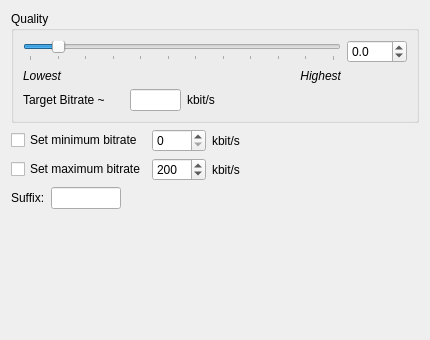
<?xml version="1.0" encoding="UTF-8"?>
<ui version="4.0">
 <class>OggEncWidgetUI</class>
 <widget class="QWidget" name="OggEncWidgetUI">
  <property name="geometry">
   <rect>
    <x>0</x>
    <y>0</y>
    <width>430</width>
    <height>340</height>
   </rect>
  </property>
  <property name="minimumSize">
   <size>
    <width>430</width>
    <height>300</height>
   </size>
  </property>
  <layout class="QGridLayout" name="gridLayout_2">
   <item row="0" column="0" colspan="4">
    <widget class="QGroupBox" name="groupBox">
     <property name="font">
      <font>
       <bold>false</bold>
      </font>
     </property>
     <property name="title">
      <string>Quality</string>
     </property>
     <layout class="QGridLayout" name="gridLayout">
      <item row="0" column="0" colspan="4">
       <widget class="QSlider" name="horizontalSlider_quality">
        <property name="minimum">
         <number>-10</number>
        </property>
        <property name="maximum">
         <number>100</number>
        </property>
        <property name="pageStep">
         <number>10</number>
        </property>
        <property name="orientation">
         <enum>Qt::Horizontal</enum>
        </property>
        <property name="tickPosition">
         <enum>QSlider::TicksBelow</enum>
        </property>
       </widget>
      </item>
      <item row="0" column="4">
       <widget class="QDoubleSpinBox" name="kdoublenuminput_quality">
        <property name="sizePolicy">
         <sizepolicy hsizetype="Fixed" vsizetype="Fixed">
          <horstretch>0</horstretch>
          <verstretch>0</verstretch>
         </sizepolicy>
        </property>
        <property name="maximumSize">
         <size>
          <width>60</width>
          <height>16777215</height>
         </size>
        </property>
        <property name="baseSize">
         <size>
          <width>0</width>
          <height>0</height>
         </size>
        </property>
        <property name="font">
         <font>
          <bold>false</bold>
         </font>
        </property>
        <property name="decimals">
         <number>1</number>
        </property>
        <property name="minimum">
         <double>-1.000000000000000</double>
        </property>
        <property name="maximum">
         <double>10.000000000000000</double>
        </property>
        <property name="singleStep">
         <double>1.000000000000000</double>
        </property>
       </widget>
      </item>
      <item row="1" column="0">
       <widget class="QLabel" name="label_lowest">
        <property name="font">
         <font>
          <italic>true</italic>
          <bold>false</bold>
         </font>
        </property>
        <property name="text">
         <string>Lowest</string>
        </property>
       </widget>
      </item>
      <item row="1" column="3">
       <widget class="QLabel" name="label_highest">
        <property name="font">
         <font>
          <italic>true</italic>
          <bold>false</bold>
         </font>
        </property>
        <property name="mouseTracking">
         <bool>true</bool>
        </property>
        <property name="text">
         <string>Highest</string>
        </property>
        <property name="alignment">
         <set>Qt::AlignRight|Qt::AlignTrailing|Qt::AlignVCenter</set>
        </property>
       </widget>
      </item>
      <item row="2" column="0">
       <widget class="QLabel" name="label_targetbitrate">
        <property name="sizePolicy">
         <sizepolicy hsizetype="Preferred" vsizetype="Preferred">
          <horstretch>0</horstretch>
          <verstretch>0</verstretch>
         </sizepolicy>
        </property>
        <property name="minimumSize">
         <size>
          <width>101</width>
          <height>0</height>
         </size>
        </property>
        <property name="maximumSize">
         <size>
          <width>101</width>
          <height>16777215</height>
         </size>
        </property>
        <property name="font">
         <font>
          <bold>false</bold>
         </font>
        </property>
        <property name="text">
         <string>Target Bitrate ~</string>
        </property>
       </widget>
      </item>
      <item row="2" column="1">
       <widget class="QLineEdit" name="lineEdit_kbps">
        <property name="enabled">
         <bool>true</bool>
        </property>
        <property name="sizePolicy">
         <sizepolicy hsizetype="Fixed" vsizetype="Fixed">
          <horstretch>0</horstretch>
          <verstretch>0</verstretch>
         </sizepolicy>
        </property>
        <property name="minimumSize">
         <size>
          <width>51</width>
          <height>0</height>
         </size>
        </property>
        <property name="maximumSize">
         <size>
          <width>51</width>
          <height>16777215</height>
         </size>
        </property>
        <property name="font">
         <font>
          <bold>false</bold>
         </font>
        </property>
        <property name="readOnly">
         <bool>true</bool>
        </property>
       </widget>
      </item>
      <item row="2" column="2">
       <widget class="QLabel" name="label_kbits">
        <property name="font">
         <font>
          <bold>false</bold>
         </font>
        </property>
        <property name="text">
         <string>kbit/s</string>
        </property>
       </widget>
      </item>
     </layout>
    </widget>
   </item>
   <item row="1" column="0">
    <widget class="QCheckBox" name="checkBox_minbitrate">
     <property name="text">
      <string>Set minimum bitrate</string>
     </property>
     <property name="checked">
      <bool>false</bool>
     </property>
    </widget>
   </item>
   <item row="1" column="1">
    <widget class="QSpinBox" name="kintspinbox_minbitrate">
     <property name="maximumSize">
      <size>
       <width>75</width>
       <height>16777215</height>
      </size>
     </property>
     <property name="maximum">
      <number>200</number>
     </property>
    </widget>
   </item>
   <item row="1" column="3">
    <spacer name="horizontalSpacer_2">
     <property name="orientation">
      <enum>Qt::Horizontal</enum>
     </property>
     <property name="sizeHint" stdset="0">
      <size>
       <width>4</width>
       <height>20</height>
      </size>
     </property>
    </spacer>
   </item>
   <item row="2" column="0">
    <widget class="QCheckBox" name="checkBox_maxbitrate">
     <property name="text">
      <string>Set maximum bitrate</string>
     </property>
    </widget>
   </item>
   <item row="2" column="1">
    <widget class="QSpinBox" name="kintspinbox_maxbitrate">
     <property name="maximumSize">
      <size>
       <width>75</width>
       <height>16777215</height>
      </size>
     </property>
     <property name="maximum">
      <number>1000</number>
     </property>
     <property name="value">
      <number>200</number>
     </property>
    </widget>
   </item>
   <item row="2" column="2">
    <widget class="QLabel" name="label_maxbitrate_kbps">
     <property name="text">
      <string>kbit/s</string>
     </property>
    </widget>
   </item>
   <item row="2" column="3">
    <spacer name="horizontalSpacer_3">
     <property name="orientation">
      <enum>Qt::Horizontal</enum>
     </property>
     <property name="sizeHint" stdset="0">
      <size>
       <width>4</width>
       <height>20</height>
      </size>
     </property>
    </spacer>
   </item>
   <item row="3" column="0" colspan="4">
    <layout class="QHBoxLayout" name="horizontalLayout">
     <item>
      <widget class="QLabel" name="label_suffix">
       <property name="sizePolicy">
        <sizepolicy hsizetype="Preferred" vsizetype="Fixed">
         <horstretch>0</horstretch>
         <verstretch>0</verstretch>
        </sizepolicy>
       </property>
       <property name="text">
        <string>Suffix:</string>
       </property>
      </widget>
     </item>
     <item>
      <widget class="QLineEdit" name="qlineedit_suffix">
       <property name="sizePolicy">
        <sizepolicy hsizetype="Fixed" vsizetype="Fixed">
         <horstretch>30</horstretch>
         <verstretch>0</verstretch>
        </sizepolicy>
       </property>
       <property name="maximumSize">
        <size>
         <width>70</width>
         <height>16777215</height>
        </size>
       </property>
      </widget>
     </item>
     <item>
      <spacer name="horizontalSpacer">
       <property name="orientation">
        <enum>Qt::Horizontal</enum>
       </property>
       <property name="sizeHint" stdset="0">
        <size>
         <width>40</width>
         <height>20</height>
        </size>
       </property>
      </spacer>
     </item>
    </layout>
   </item>
   <item row="4" column="0">
    <spacer name="verticalSpacer">
     <property name="orientation">
      <enum>Qt::Vertical</enum>
     </property>
     <property name="sizeHint" stdset="0">
      <size>
       <width>20</width>
       <height>108</height>
      </size>
     </property>
    </spacer>
   </item>
   <item row="1" column="2">
    <widget class="QLabel" name="label_minbitrate_kbps">
     <property name="text">
      <string>kbit/s</string>
     </property>
    </widget>
   </item>
  </layout>
 </widget>
 <resources/>
 <connections/>
</ui>
